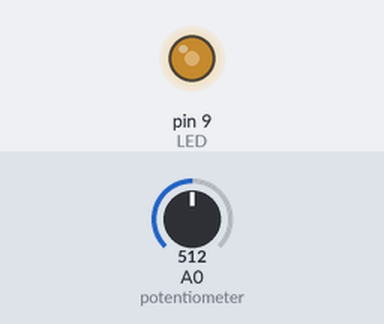
Simulated run of this sketch. Board: Arduino Uno, built with avr-gcc and run on an emulated ATmega328P. On the bench: output pins drawn as LEDs (lit = HIGH). Inputs (shaded band) come from the test bench; at power-on: A0 (potentiometer) = 512.

Above: at 1.2 s.
1.3 s: A0 (potentiometer) set to 716
At 2.0 s:
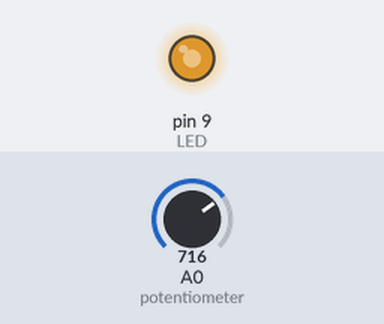
2.8 s: A0 (potentiometer) set to 900
At 3.1 s:
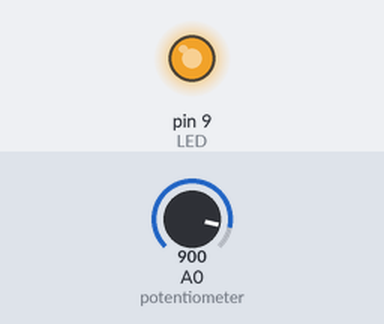
4.3 s: A0 (potentiometer) set to 122
At 5.5 s:
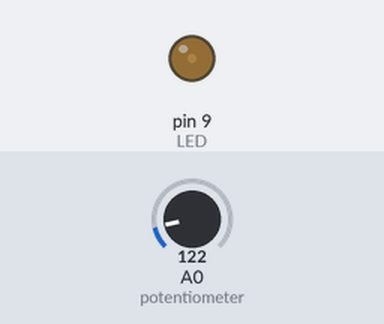
5.8 s: A0 (potentiometer) set to 0
At 6.6 s:
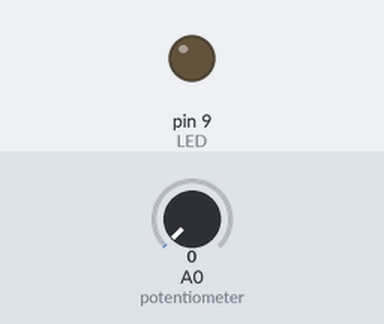
7.3 s: A0 (potentiometer) set to 511
At 7.7 s:
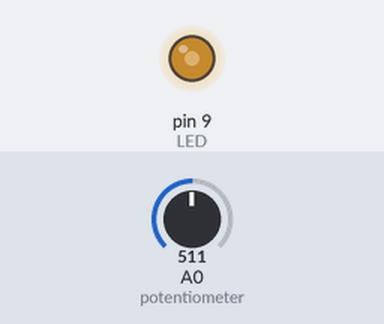
Timing chart, 0 to 9.8 s (numbered marks = the images above; inputs shaded):
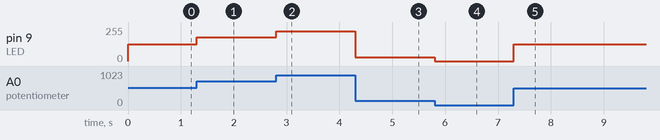

The sketch:

code.ino
```cpp
int pwmvalue;
int adcvalue;


void setup(){

    DDRB |= (1<<1);  //pin 9 as output (LED)


}

void loop(){

    adcvalue = analogRead(A0);  //potentiometer

    pwmvalue = map(adcvalue,0,1023,0,255);   //mapping adc values (0-1023) to pwm values(0-255)

    analogWrite(9,pwmvalue);
}
```

Measured:
- after the input at 1.3 s, pin 9 (LED): 127/255 → 178/255 at once
- after the input at 2.8 s, pin 9 (LED): 178/255 → 224/255 at once
- after the input at 4.3 s, pin 9 (LED): 224/255 → 30/255 at once
- after the input at 5.8 s, pin 9 (LED): 30/255 → 0/255 at once
- after the input at 7.3 s, pin 9 (LED): 0/255 → 127/255 at once
